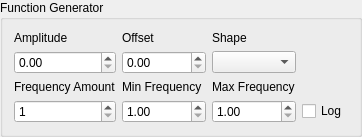
<?xml version="1.0" encoding="UTF-8"?>
<ui version="4.0">
 <class>fungen_box</class>
 <widget class="QGroupBox" name="fungen_box">
  <property name="geometry">
   <rect>
    <x>0</x>
    <y>0</y>
    <width>351</width>
    <height>117</height>
   </rect>
  </property>
  <property name="windowTitle">
   <string>GroupBox</string>
  </property>
  <property name="title">
   <string>Function Generator</string>
  </property>
  <layout class="QGridLayout" name="gridLayout">
   <item row="1" column="0">
    <widget class="QDoubleSpinBox" name="amplitude_sb"/>
   </item>
   <item row="0" column="0">
    <widget class="QLabel" name="amplitude_frequency">
     <property name="text">
      <string>Amplitude</string>
     </property>
    </widget>
   </item>
   <item row="0" column="3">
    <widget class="QLabel" name="shape_label">
     <property name="text">
      <string>Shape</string>
     </property>
    </widget>
   </item>
   <item row="1" column="3">
    <widget class="QComboBox" name="shape_cb"/>
   </item>
   <item row="2" column="2">
    <widget class="QLabel" name="freq_min_label">
     <property name="text">
      <string>Min Frequency</string>
     </property>
    </widget>
   </item>
   <item row="2" column="0">
    <widget class="QLabel" name="freq_amount_label">
     <property name="text">
      <string>Frequency Amount</string>
     </property>
    </widget>
   </item>
   <item row="1" column="2">
    <widget class="QDoubleSpinBox" name="offset_sb"/>
   </item>
   <item row="3" column="3">
    <widget class="QDoubleSpinBox" name="freq_max_sb">
     <property name="minimum">
      <double>1.000000000000000</double>
     </property>
     <property name="maximum">
      <double>100000.000000000000000</double>
     </property>
    </widget>
   </item>
   <item row="0" column="2">
    <widget class="QLabel" name="offset_label">
     <property name="text">
      <string>Offset</string>
     </property>
    </widget>
   </item>
   <item row="3" column="2">
    <widget class="QDoubleSpinBox" name="freq_min_sb">
     <property name="minimum">
      <double>1.000000000000000</double>
     </property>
     <property name="maximum">
      <double>100000.000000000000000</double>
     </property>
    </widget>
   </item>
   <item row="3" column="0">
    <widget class="QSpinBox" name="freq_amount_sb">
     <property name="minimum">
      <number>1</number>
     </property>
     <property name="maximum">
      <number>999999</number>
     </property>
    </widget>
   </item>
   <item row="2" column="3">
    <widget class="QLabel" name="freq_max_label">
     <property name="text">
      <string>Max Frequency</string>
     </property>
    </widget>
   </item>
   <item row="3" column="4">
    <widget class="QCheckBox" name="log_check">
     <property name="text">
      <string>Log</string>
     </property>
    </widget>
   </item>
  </layout>
 </widget>
 <resources/>
 <connections/>
</ui>
